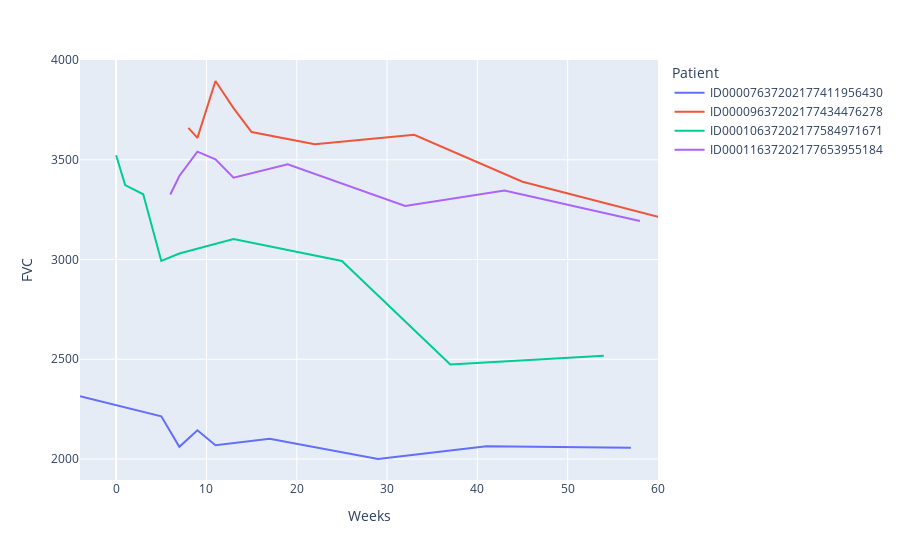

The cell this chart's notebook holds for it:
### Markdown cell above
### Sample Patients FVC vs Weeks

### Code cell
patient1 = train_df[train_df.Patient == 'ID00007637202177411956430']
patient2 = train_df[train_df.Patient == 'ID00009637202177434476278']
patient3 = train_df[train_df.Patient == 'ID00010637202177584971671']
patient4 = train_df[train_df.Patient == 'ID00011637202177653955184']
patients = [patient1 ,patient2, patient3, patient4]
fig = px.line(pd.concat(patients), x="Weeks", y="FVC", color='Patient')
fig.show()

### Figure 1 — Plotly figure (JSON) as saved in the notebook; plotly's stock layout.template omitted (floating-point values rounded to 4 significant figures)
{"data": [{"hovertemplate": "Patient=ID00007637202177411956430<br>Weeks=%{x}<br>FVC=%{y}<extra></extra>", "legendgroup": "ID00007637202177411956430", "line": {"color": "#636efa", "dash": "solid"}, "mode": "lines", "name": "ID00007637202177411956430", "orientation": "v", "showlegend": true, "type": "scatter", "x": [-4, 5, 7, 9, 11, 17, 29, 41, 57], "xaxis": "x", "y": [2315, 2214, 2061, 2144, 2069, 2101, 2000, 2064, 2057], "yaxis": "y"}, {"hovertemplate": "Patient=ID00009637202177434476278<br>Weeks=%{x}<br>FVC=%{y}<extra></extra>", "legendgroup": "ID00009637202177434476278", "line": {"color": "#EF553B", "dash": "solid"}, "mode": "lines", "name": "ID00009637202177434476278", "orientation": "v", "showlegend": true, "type": "scatter", "x": [8, 9, 11, 13, 15, 22, 33, 45, 60], "xaxis": "x", "y": [3660, 3610, 3895, 3759, 3639, 3578, 3625, 3390, 3214], "yaxis": "y"}, {"hovertemplate": "Patient=ID00010637202177584971671<br>Weeks=%{x}<br>FVC=%{y}<extra></extra>", "legendgroup": "ID00010637202177584971671", "line": {"color": "#00cc96", "dash": "solid"}, "mode": "lines", "name": "ID00010637202177584971671", "orientation": "v", "showlegend": true, "type": "scatter", "x": [0, 1, 3, 5, 7, 13, 25, 37, 54], "xaxis": "x", "y": [3523, 3373, 3327, 2993, 3030, 3103, 2993, 2474, 2518], "yaxis": "y"}, {"hovertemplate": "Patient=ID00011637202177653955184<br>Weeks=%{x}<br>FVC=%{y}<extra></extra>", "legendgroup": "ID00011637202177653955184", "line": {"color": "#ab63fa", "dash": "solid"}, "mode": "lines", "name": "ID00011637202177653955184", "orientation": "v", "showlegend": true, "type": "scatter", "x": [6, 7, 9, 11, 13, 19, 32, 43, 58], "xaxis": "x", "y": [3326, 3419, 3541, 3502, 3410, 3477, 3269, 3346, 3193], "yaxis": "y"}], "layout": {"legend": {"title": {"text": "Patient"}, "tracegroupgap": 0}, "margin": {"t": 60}, "xaxis": {"anchor": "y", "domain": [0, 1], "title": {"text": "Weeks"}}, "yaxis": {"anchor": "x", "domain": [0, 1], "title": {"text": "FVC"}}}}
